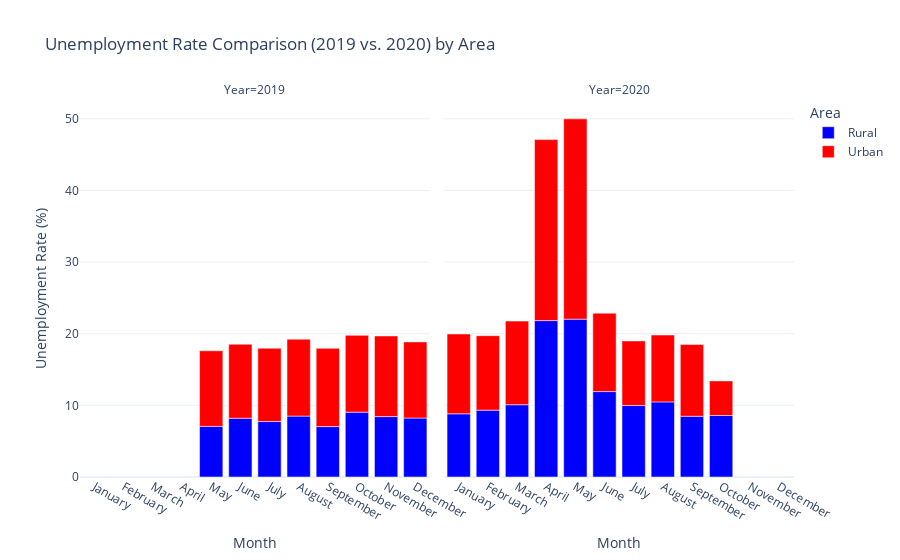

The notebook cell this image was saved under:
### Code cell
month_order = ['January', 'February', 'March', 'April', 'May', 'June', 'July', 'August', 'September', 'October', 'November', 'December']

data['Month'] = pd.Categorical(data['Month'], categories = month_order, ordered = True)
data_2019 = data[data['Year'] == 2019]
data_2020 = data[data['Year'] == 2020]

avg_unemployment_2019 = data_2019.groupby(['Month', 'Area'])['Estimated Unemployment Rate'].mean().reset_index()
avg_unemployment_2020 = data_2020.groupby(['Month', 'Area'])['Estimated Unemployment Rate'].mean().reset_index()

avg_unemployment_2019['Year'] = 2019
avg_unemployment_2020['Year'] = 2020

combined_data = pd.concat([avg_unemployment_2019, avg_unemployment_2020], ignore_index = True)

figure = px.bar(combined_data, x = 'Month', y = 'Estimated Unemployment Rate', color = 'Area', facet_col = 'Year',
             labels = {'Estimated Unemployment Rate': 'Unemployment Rate (%)'},
             title = 'Unemployment Rate Comparison (2019 vs. 2020) by Area',
             color_discrete_map = {'Rural': 'blue', 'Urban': 'red'})

figure.update_layout(
    xaxis_title = 'Month',
    yaxis_title = 'Unemployment Rate (%)',
    template = 'plotly_white'
)

figure.show()

### Figure 1 — Plotly figure (JSON) as saved in the notebook; plotly's stock layout.template omitted (floating-point values rounded to 4 significant figures)
{"data": [{"alignmentgroup": "True", "hovertemplate": "Area=Rural<br>Year=2019<br>Month=%{x}<br>Unemployment Rate (%)=%{y}<extra></extra>", "legendgroup": "Rural", "marker": {"color": "blue", "pattern": {"shape": ""}}, "name": "Rural", "offsetgroup": "Rural", "orientation": "v", "showlegend": true, "textposition": "auto", "type": "bar", "x": ["January", "February", "March", "April", "May", "June", "July", "August", "September", "October", "November", "December"], "xaxis": "x", "y": [null, null, null, null, 7.068, 8.201, 7.742, 8.503, 7.037, 9.051, 8.432, 8.234], "yaxis": "y"}, {"alignmentgroup": "True", "hovertemplate": "Area=Rural<br>Year=2020<br>Month=%{x}<br>Unemployment Rate (%)=%{y}<extra></extra>", "legendgroup": "Rural", "marker": {"color": "blue", "pattern": {"shape": ""}}, "name": "Rural", "offsetgroup": "Rural", "orientation": "v", "showlegend": false, "textposition": "auto", "type": "bar", "x": ["January", "February", "March", "April", "May", "June", "July", "August", "September", "October", "November", "December"], "xaxis": "x2", "y": [8.822, 9.333, 10.09, 21.83, 22.03, 11.92, 9.977, 10.48, 8.479, 8.583, null, null], "yaxis": "y2"}, {"alignmentgroup": "True", "hovertemplate": "Area=Urban<br>Year=2019<br>Month=%{x}<br>Unemployment Rate (%)=%{y}<extra></extra>", "legendgroup": "Urban", "marker": {"color": "red", "pattern": {"shape": ""}}, "name": "Urban", "offsetgroup": "Urban", "orientation": "v", "showlegend": true, "textposition": "auto", "type": "bar", "x": ["January", "February", "March", "April", "May", "June", "July", "August", "September", "October", "November", "December"], "xaxis": "x", "y": [null, null, null, null, 10.55, 10.33, 10.23, 10.73, 10.92, 10.72, 11.25, 10.63], "yaxis": "y"}, {"alignmentgroup": "True", "hovertemplate": "Area=Urban<br>Year=2020<br>Month=%{x}<br>Unemployment Rate (%)=%{y}<extra></extra>", "legendgroup": "Urban", "marker": {"color": "red", "pattern": {"shape": ""}}, "name": "Urban", "offsetgroup": "Urban", "orientation": "v", "showlegend": false, "textposition": "auto", "type": "bar", "x": ["January", "February", "March", "April", "May", "June", "July", "August", "September", "October", "November", "December"], "xaxis": "x2", "y": [11.14, 10.39, 11.67, 25.26, 27.95, 10.95, 9.018, 9.332, 10.01, 4.828, null, null], "yaxis": "y2"}], "layout": {"annotations": [{"font": {}, "showarrow": false, "text": "Year=2019", "x": 0.245, "xanchor": "center", "xref": "paper", "y": 1, "yanchor": "bottom", "yref": "paper"}, {"font": {}, "showarrow": false, "text": "Year=2020", "x": 0.755, "xanchor": "center", "xref": "paper", "y": 1, "yanchor": "bottom", "yref": "paper"}], "barmode": "relative", "legend": {"title": {"text": "Area"}, "tracegroupgap": 0}, "title": {"text": "Unemployment Rate Comparison (2019 vs. 2020) by Area"}, "xaxis": {"anchor": "y", "domain": [0, 0.49], "title": {"text": "Month"}}, "xaxis2": {"anchor": "y2", "domain": [0.51, 1], "matches": "x", "title": {"text": "Month"}}, "yaxis": {"anchor": "x", "domain": [0, 1], "title": {"text": "Unemployment Rate (%)"}}, "yaxis2": {"anchor": "x2", "domain": [0, 1], "matches": "y", "showticklabels": false}}}
